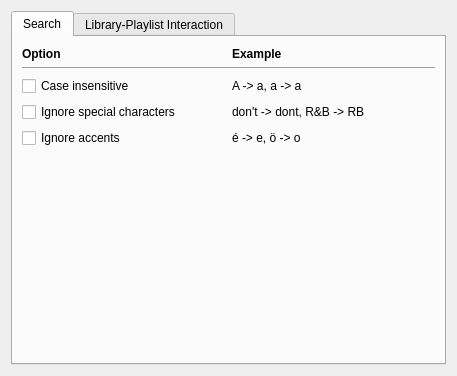
<?xml version="1.0" encoding="UTF-8"?>
<ui version="4.0">
 <class>GUI_LibraryPreferences</class>
 <widget class="QWidget" name="GUI_LibraryPreferences">
  <property name="geometry">
   <rect>
    <x>0</x>
    <y>0</y>
    <width>457</width>
    <height>376</height>
   </rect>
  </property>
  <layout class="QGridLayout" name="gridLayout">
   <property name="verticalSpacing">
    <number>20</number>
   </property>
   <item row="0" column="0">
    <widget class="QTabWidget" name="tabWidget">
     <property name="currentIndex">
      <number>0</number>
     </property>
     <widget class="QWidget" name="tab_search">
      <attribute name="title">
       <string>Search</string>
      </attribute>
      <layout class="QGridLayout" name="gridLayout_4">
       <property name="topMargin">
        <number>10</number>
       </property>
       <item row="0" column="1">
        <widget class="QLabel" name="label_4">
         <property name="font">
          <font>
           <weight>75</weight>
           <bold>true</bold>
          </font>
         </property>
         <property name="text">
          <string>Example</string>
         </property>
        </widget>
       </item>
       <item row="2" column="0">
        <widget class="QCheckBox" name="cb_case_insensitive">
         <property name="text">
          <string>Case insensitive</string>
         </property>
        </widget>
       </item>
       <item row="5" column="0">
        <spacer name="verticalSpacer">
         <property name="orientation">
          <enum>Qt::Vertical</enum>
         </property>
         <property name="sizeHint" stdset="0">
          <size>
           <width>20</width>
           <height>40</height>
          </size>
         </property>
        </spacer>
       </item>
       <item row="3" column="1">
        <widget class="QLabel" name="label_2">
         <property name="toolTip">
          <string notr="true">. ' &quot; &amp; ! $ + * / ( ) = - _ ; : , ? &lt; &gt;[ ] { } @ € white-spaces</string>
         </property>
         <property name="text">
          <string notr="true">don't -&gt; dont, R&amp;B -&gt; RB</string>
         </property>
        </widget>
       </item>
       <item row="0" column="0">
        <widget class="QLabel" name="label_5">
         <property name="font">
          <font>
           <weight>75</weight>
           <bold>true</bold>
          </font>
         </property>
         <property name="text">
          <string>Option</string>
         </property>
        </widget>
       </item>
       <item row="3" column="0">
        <widget class="QCheckBox" name="cb_no_special_chars">
         <property name="toolTip">
          <string notr="true">. ' &quot; &amp; ! $ + * / ( ) = - _ ; : , ? &lt; &gt;[ ] { } @ € white-spaces</string>
         </property>
         <property name="text">
          <string>Ignore special characters</string>
         </property>
        </widget>
       </item>
       <item row="4" column="1">
        <widget class="QLabel" name="label_3">
         <property name="toolTip">
          <string notr="true">Š Œ Ž š œ ž Ÿ¥ µ À Á Â Ã Ä Å Æ Ç È É Ê Ë Ì Í Î Ï Ð Ñ Ò Ó Ô Õ Ö Ø Ù Ú Û Ü Ý ß à á â ã ä å æ ç è é ê ë ì í î ï ð ñ ò ó ô õ ö ø ù ú û ü ý ÿ</string>
         </property>
         <property name="text">
          <string notr="true">é -&gt; e, ö -&gt; o</string>
         </property>
        </widget>
       </item>
       <item row="4" column="0">
        <widget class="QCheckBox" name="cb_no_accents">
         <property name="toolTip">
          <string notr="true">Š Œ Ž š œ ž Ÿ¥ µ À Á Â Ã Ä Å Æ Ç È É Ê Ë Ì Í Î Ï Ð Ñ Ò Ó Ô Õ Ö Ø Ù Ú Û Ü Ý ß à á â ã ä å æ ç è é ê ë ì í î ï ð ñ ò ó ô õ ö ø ù ú û ü ý ÿ</string>
         </property>
         <property name="text">
          <string>Ignore accents</string>
         </property>
        </widget>
       </item>
       <item row="2" column="1">
        <widget class="QLabel" name="label">
         <property name="text">
          <string notr="true">A -&gt; a, a -&gt; a</string>
         </property>
        </widget>
       </item>
       <item row="1" column="0" colspan="2">
        <widget class="Line" name="line">
         <property name="orientation">
          <enum>Qt::Horizontal</enum>
         </property>
        </widget>
       </item>
      </layout>
     </widget>
     <widget class="QWidget" name="tab_playlist_interaction">
      <attribute name="title">
       <string>Library-Playlist Interaction</string>
      </attribute>
      <layout class="QGridLayout" name="gridLayout_3">
       <property name="topMargin">
        <number>10</number>
       </property>
       <property name="verticalSpacing">
        <number>10</number>
       </property>
       <item row="0" column="0">
        <widget class="QGroupBox" name="groupBox">
         <property name="title">
          <string>On double click, create playlist and</string>
         </property>
         <layout class="QVBoxLayout" name="verticalLayout">
          <item>
           <widget class="QRadioButton" name="rb_dc_do_nothing">
            <property name="text">
             <string>do nothing (default)</string>
            </property>
           </widget>
          </item>
          <item>
           <widget class="QRadioButton" name="rb_dc_play_if_stopped">
            <property name="text">
             <string>start playback if stopped</string>
            </property>
           </widget>
          </item>
          <item>
           <widget class="QRadioButton" name="rb_dc_play_immediately">
            <property name="text">
             <string>start playback immediately</string>
            </property>
           </widget>
          </item>
         </layout>
        </widget>
       </item>
       <item row="1" column="0">
        <widget class="QGroupBox" name="groupBox_2">
         <property name="title">
          <string>When drag and drop into playlist </string>
         </property>
         <layout class="QGridLayout" name="gridLayout_2">
          <item row="0" column="0">
           <widget class="QRadioButton" name="rb_dd_do_nothing">
            <property name="text">
             <string>do nothing (default)</string>
            </property>
           </widget>
          </item>
          <item row="1" column="0">
           <widget class="QRadioButton" name="rb_dd_start_if_stopped_and_empty">
            <property name="text">
             <string>start if stopped and playlist is empty</string>
            </property>
           </widget>
          </item>
         </layout>
        </widget>
       </item>
       <item row="2" column="0">
        <spacer name="verticalSpacer_2">
         <property name="orientation">
          <enum>Qt::Vertical</enum>
         </property>
         <property name="sizeHint" stdset="0">
          <size>
           <width>20</width>
           <height>40</height>
          </size>
         </property>
        </spacer>
       </item>
      </layout>
     </widget>
    </widget>
   </item>
  </layout>
 </widget>
 <resources/>
 <connections/>
</ui>
